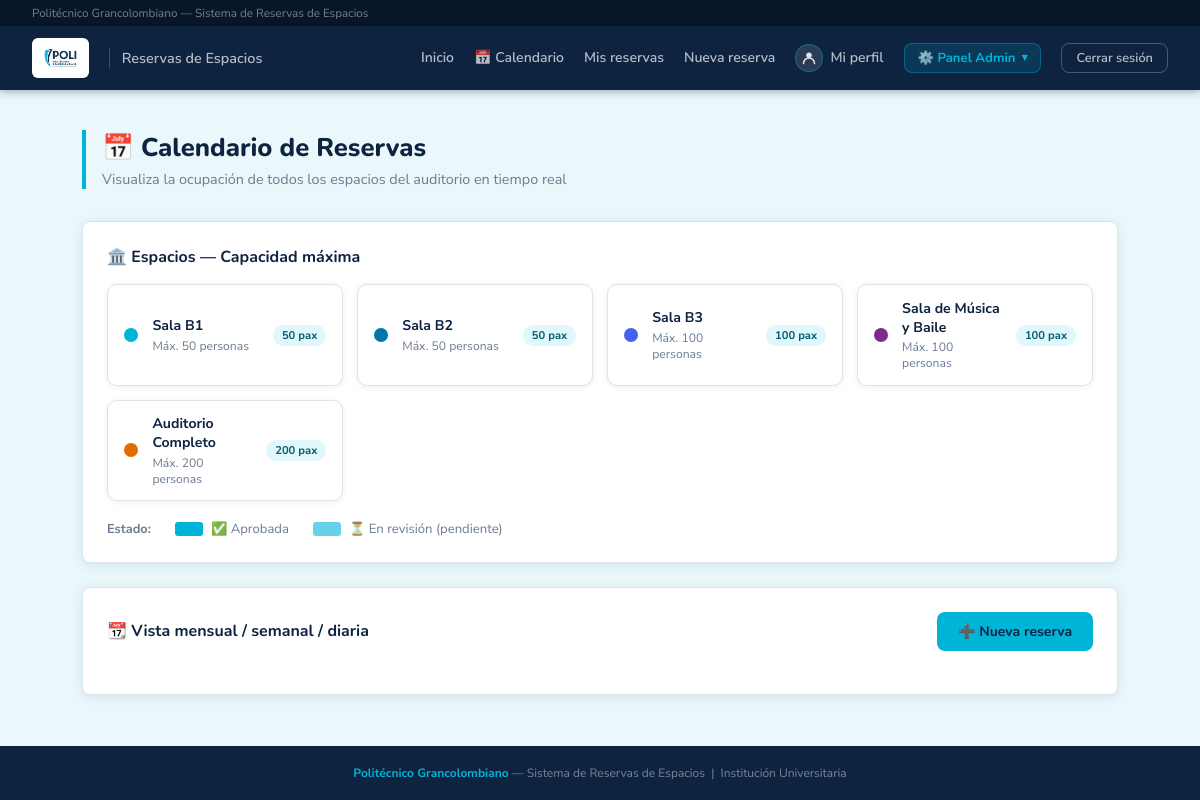
Page /calendario (signed in) on the committed database.
### database.py (models this page shows, shortened)
class Espacio(Base):
    __tablename__ = "espacio"
    id        = Column(Integer, primary_key=True, autoincrement=True)
    nombre    = Column(String,  nullable=False)
    capacidad = Column(Integer, nullable=False)
    costo_externo = Column(Numeric(12, 2), nullable=True)
    reservas  = relationship("Reserva", secondary=reserva_espacio, back_populates="espacios")

### app.py (the view)
@app.route("/calendario")
@requiere_login
@proteger_db
def calendario():
    u = usuario_logueado()
    espacios = db.query(Espacio).all()
    return render_template("calendario.html", usuario=u, espacios=espacios,
                           colores=COLORES_ESPACIOS)

### app.py (called while the page is built)
@app.after_request
def add_header(response):
    response.headers["Cache-Control"] = "no-cache, no-store, must-revalidate"
    response.headers["Pragma"] = "no-cache"
    response.headers["Expires"] = "0"
    return response

def proteger_db(f):
    from functools import wraps
    @wraps(f)
    def wrapper(*args, **kwargs):
        try:
            return f(*args, **kwargs)
        except DBOperationalError:
            try:
                db.rollback()
            except Exception:
                pass
            DBSession.remove()
            flash("Error de conexión con la base de datos. Por favor recarga la página.", "danger")
            return redirect(request.referrer or url_for("dashboard"))
    return wrapper

@app.teardown_appcontext
def shutdown_session(exception=None):
    DBSession.remove()

@app.before_request
def refrescar_conexion_db():
    try:
        db.rollback()
    except Exception:
        DBSession.remove()

@app.after_request
def agregar_headers_no_cache(response):
    response.headers["Cache-Control"] = "no-store, no-cache, must-revalidate, max-age=0, post-check=0, pre-check=0"
    response.headers["Pragma"] = "no-cache"
    response.headers["Expires"] = "-1"
    return response

@app.before_request
def limpiar_sesion_al_iniciar():
    if not app.config.get("SESION_LIMPIADA"):
        session.clear()
        app.config["SESION_LIMPIADA"] = True
        _cargar_espacios_predefinidos()

def usuario_logueado():
    uid = session.get("usuario_id")
    if not uid:
        return None
    try:
        return db.get(Usuario, uid)
    except Exception:
        DBSession.remove()
        try:
            return db.get(Usuario, uid)
        except Exception:
            return None

def requiere_login(f):
    from functools import wraps
    @wraps(f)
    def wrapper(*args, **kwargs):
        u = usuario_logueado()
        if not u:
            flash("Debes iniciar sesión primero.", "warning")
            return redirect(url_for("login"))
        if not u.activo:
            session.clear()
            flash("Tu cuenta ha sido desactivada. Contacta al administrador.", "danger")
            return redirect(url_for("login"))
        return f(*args, **kwargs)
    return wrapper

### templates/calendario.html (shortened to what this page needs)
{% extends "base.html" %}
{% block head %}
<link href="https://cdn.jsdelivr.net/npm/fullcalendar@5.11.3/main.min.css" rel="stylesheet"/>
{% endblock %}
{% block content %}
<div class="page-header">
  <h1>📅 Calendario de Reservas</h1>
  <p>Visualiza la ocupación de todos los espacios del auditorio en tiempo real</p>
</div>
<div class="card" style="margin-bottom:1.5rem;">
  <div class="card-title">🏛️ Espacios — Capacidad máxima</div>
  <div style="display:grid; grid-template-columns:repeat(auto-fit,minmax(200px,1fr)); gap:.85rem; margin-bottom:1.2rem;">
    {% set INFO = [
      ("Sala B1",               50,  "#00b4d8"),
      ("Sala B2",               50,  "#0077a8"),
      ("Sala B3",               100, "#4361ee"),
      ("Sala de Música y Baile",100, "#7b2d8b"),
      ("Auditorio Completo",    200, "#e06c00"),
    ] %}
    {% for nombre, cap, color in INFO %}
    <div class="espacio-card">
      <div class="espacio-dot" style="background:{{ color }};"></div>
      <div class="espacio-info">
        <div class="espacio-nombre">{{ nombre }}</div>
        <div class="espacio-cap">Máx. {{ cap }} personas</div>
      </div>
      <span class="espacio-badge">{{ cap }} pax</span>
    </div>
    {% endfor %}
  </div>
  <div class="status-legend">
    <span style="font-size:.8rem; font-weight:700; color:var(--muted);">Estado:</span>
    <div class="status-item">
      <div class="status-box" style="background:#00b4d8;"></div> ✅ Aprobada
    </div>
    <div class="status-item">
      <div class="status-box" style="background:#00b4d899;"></div> ⏳ En revisión (pendiente)
    </div>
  </div>
</div>
<div class="card">
  <div style="display:flex; justify-content:space-between; align-items:center; margin-bottom:1.2rem; flex-wrap:wrap; gap:.75rem;">
    <div class="card-title" style="margin:0;">📆 Vista mensual / semanal / diaria</div>
    <a href="{{ url_for('reserva_nueva') }}" class="btn btn-primary">➕ Nueva reserva</a>
  </div>
</div>
{% endblock %}

### templates/base.html (style rules this page uses)
:root { --navy: #0d2340; --navy-dark: #081629; --navy-mid: #123060; --cyan: #00b4d8; --cyan-dark: #0096b4; --cyan-light:#e0f7fc; --white: #ffffff; --gray-bg: #eaf8fc; --border: #dce3ec; --text: #1a2b42; --muted: #6b7c93; --success: #28a745; --danger: #dc3545; --warning: #e6a817; --radius: 8px; --shadow: 0 2px 12px rgba(13,35,64,.10); }
*, *::before, *::after { box-sizing: border-box; margin: 0; padding: 0; }
body { font-family: 'Nunito Sans', sans-serif; background: var(--gray-bg); color: var(--text); min-height: 100vh; display: flex; flex-direction: column; }
a { color: var(--cyan-dark); text-decoration: none; }
.page-header { margin-bottom: 2rem; border-left: 4px solid var(--cyan); padding-left: 1rem; }
.page-header h1 { font-size: 1.6rem; font-weight: 800; font-family: 'Nunito', sans-serif; color: var(--navy); }
.page-header p { color: var(--muted); font-size: .9rem; margin-top: .3rem; }
.card { background: var(--white); border: 1px solid var(--border); border-radius: var(--radius); padding: 1.5rem; box-shadow: var(--shadow); }
.card-title { font-size: 1rem; font-weight: 700; font-family: 'Nunito', sans-serif; color: var(--navy); margin-bottom: 1rem; display: flex; align-items: center; gap: .5rem; }
.btn { display: inline-flex; align-items: center; gap: .4rem; padding: .6rem 1.3rem; border-radius: var(--radius); font-family: 'Nunito', sans-serif; font-size: .875rem; font-weight: 700; cursor: pointer; border: none; transition: all .18s; }
.btn-primary { background: var(--cyan); color: var(--navy); }

### templates/calendario.html (style rules this page uses)
.espacio-card { display:flex; align-items:center; gap:.9rem; background:#fff; border:1.5px solid var(--border); border-radius:10px; padding:.85rem 1rem; box-shadow: 0 1px 6px rgba(13,35,64,.07); transition: transform .15s, box-shadow .15s; }
.espacio-dot { width:14px; height:14px; border-radius:50%; flex-shrink:0; }
.espacio-info { flex:1; }
.espacio-nombre { font-weight:700; font-size:.88rem; color:var(--navy); }
.espacio-cap { font-size:.76rem; color:var(--muted); margin-top:.15rem; }
.espacio-badge { font-size:.7rem; font-weight:700; padding:3px 9px; border-radius:20px; background:#e0f7fc; color:#005f73; }
.status-legend { display:flex; gap:1.5rem; flex-wrap:wrap; align-items:center; }
.status-item { display:flex; align-items:center; gap:.5rem; font-size:.82rem; color:var(--muted); }
.status-box { width:28px; height:14px; border-radius:3px; }

### rows in the picture
Espacio: nombre "Sala B1", capacidad "50"
Espacio: nombre "Sala B2", capacidad "50"
Espacio: nombre "Sala B3", capacidad "100"
Espacio: nombre "Sala de Música y Baile", capacidad "100"
Espacio: nombre "Auditorio Completo", capacidad "200"
